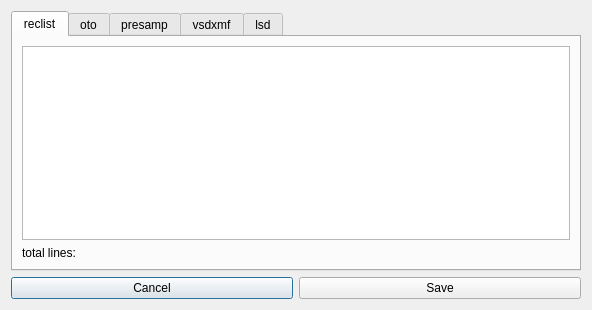
<?xml version="1.0" encoding="UTF-8"?>
<ui version="4.0">
 <class>PreviewDialog</class>
 <widget class="QDialog" name="PreviewDialog">
  <property name="geometry">
   <rect>
    <x>0</x>
    <y>0</y>
    <width>592</width>
    <height>310</height>
   </rect>
  </property>
  <property name="windowTitle">
   <string>Preview</string>
  </property>
  <property name="locale">
   <locale language="English" country="UnitedStates"/>
  </property>
  <layout class="QVBoxLayout" name="verticalLayout">
   <item>
    <widget class="QTabWidget" name="preview_tab">
     <property name="locale">
      <locale language="English" country="UnitedStates"/>
     </property>
     <property name="currentIndex">
      <number>0</number>
     </property>
     <widget class="QWidget" name="reclist_tab">
      <attribute name="title">
       <string>reclist</string>
      </attribute>
      <layout class="QVBoxLayout" name="verticalLayout_3">
       <item>
        <widget class="QTextEdit" name="reclist_textEdit">
         <property name="readOnly">
          <bool>true</bool>
         </property>
        </widget>
       </item>
       <item>
        <widget class="QLabel" name="reclist_number_label">
         <property name="text">
          <string>total lines: </string>
         </property>
        </widget>
       </item>
      </layout>
     </widget>
     <widget class="QWidget" name="oto_tab">
      <attribute name="title">
       <string>oto</string>
      </attribute>
      <layout class="QVBoxLayout" name="verticalLayout_4">
       <item>
        <widget class="QTextEdit" name="oto_textEdit">
         <property name="readOnly">
          <bool>true</bool>
         </property>
        </widget>
       </item>
       <item>
        <widget class="QLabel" name="oto_number_label">
         <property name="text">
          <string>total lines: </string>
         </property>
        </widget>
       </item>
      </layout>
     </widget>
     <widget class="QWidget" name="presamp_tab">
      <attribute name="title">
       <string>presamp</string>
      </attribute>
      <layout class="QVBoxLayout" name="verticalLayout_5">
       <item>
        <widget class="QTextEdit" name="presamp_textEdit">
         <property name="readOnly">
          <bool>true</bool>
         </property>
        </widget>
       </item>
      </layout>
     </widget>
     <widget class="QWidget" name="vsdxmf_tab">
      <attribute name="title">
       <string>vsdxmf</string>
      </attribute>
      <layout class="QVBoxLayout" name="verticalLayout_6">
       <item>
        <widget class="QTextEdit" name="vsdxmf_textEdit">
         <property name="readOnly">
          <bool>true</bool>
         </property>
        </widget>
       </item>
       <item>
        <widget class="QLabel" name="vsdxmf_number_label">
         <property name="text">
          <string>total lines: </string>
         </property>
        </widget>
       </item>
      </layout>
     </widget>
     <widget class="QWidget" name="lsd_tab">
      <attribute name="title">
       <string>lsd</string>
      </attribute>
      <layout class="QVBoxLayout" name="verticalLayout_2">
       <item>
        <widget class="QTextEdit" name="lsd_textEdit">
         <property name="readOnly">
          <bool>true</bool>
         </property>
        </widget>
       </item>
      </layout>
     </widget>
    </widget>
   </item>
   <item>
    <layout class="QHBoxLayout" name="horizontalLayout">
     <item>
      <widget class="QPushButton" name="cancel_button">
       <property name="locale">
        <locale language="English" country="UnitedStates"/>
       </property>
       <property name="text">
        <string>Cancel</string>
       </property>
       <property name="shortcut">
        <string>Ctrl+C</string>
       </property>
      </widget>
     </item>
     <item>
      <widget class="QPushButton" name="save_button">
       <property name="locale">
        <locale language="English" country="UnitedStates"/>
       </property>
       <property name="text">
        <string>Save</string>
       </property>
       <property name="shortcut">
        <string>Return</string>
       </property>
      </widget>
     </item>
    </layout>
   </item>
  </layout>
 </widget>
 <resources/>
 <connections/>
</ui>
